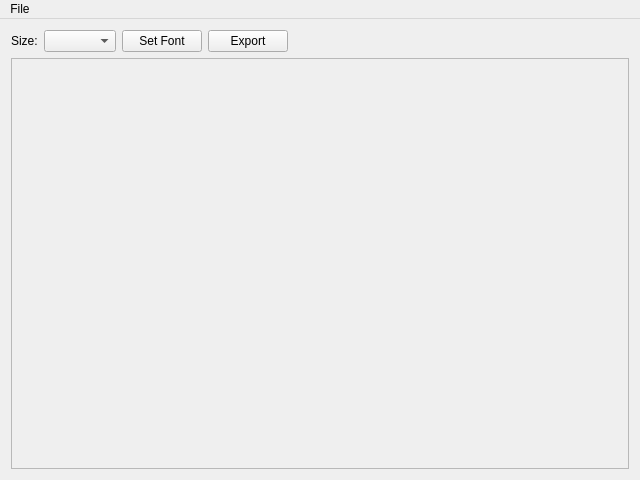
<?xml version="1.0" encoding="UTF-8"?>
<ui version="4.0">
 <class>MainWindow</class>
 <widget class="QMainWindow" name="MainWindow">
  <property name="geometry">
   <rect>
    <x>0</x>
    <y>0</y>
    <width>640</width>
    <height>480</height>
   </rect>
  </property>
  <property name="windowTitle">
   <string>RevanTech Bitmap Font Generator</string>
  </property>
  <widget class="QWidget" name="centralWidget">
   <layout class="QGridLayout" name="gridLayout">
    <item row="0" column="0">
     <layout class="QVBoxLayout" name="verticalLayout">
      <item>
       <layout class="QHBoxLayout" name="horizontalLayout">
        <item>
         <widget class="QLabel" name="label">
          <property name="text">
           <string>Size:</string>
          </property>
         </widget>
        </item>
        <item>
         <widget class="QComboBox" name="cbxSize"/>
        </item>
        <item>
         <widget class="QPushButton" name="btnSetFont">
          <property name="text">
           <string>Set Font</string>
          </property>
         </widget>
        </item>
        <item>
         <widget class="QPushButton" name="btnExport">
          <property name="text">
           <string>Export</string>
          </property>
         </widget>
        </item>
        <item>
         <spacer name="horizontalSpacer">
          <property name="orientation">
           <enum>Qt::Horizontal</enum>
          </property>
          <property name="sizeHint" stdset="0">
           <size>
            <width>40</width>
            <height>20</height>
           </size>
          </property>
         </spacer>
        </item>
       </layout>
      </item>
      <item>
       <widget class="QScrollArea" name="scaFontTexture">
        <property name="widgetResizable">
         <bool>true</bool>
        </property>
        <widget class="QWidget" name="scrollAreaWidgetContents">
         <property name="geometry">
          <rect>
           <x>0</x>
           <y>0</y>
           <width>612</width>
           <height>388</height>
          </rect>
         </property>
        </widget>
       </widget>
      </item>
     </layout>
    </item>
   </layout>
  </widget>
  <widget class="QMenuBar" name="menuBar">
   <property name="geometry">
    <rect>
     <x>0</x>
     <y>0</y>
     <width>640</width>
     <height>22</height>
    </rect>
   </property>
   <widget class="QMenu" name="menuFile">
    <property name="title">
     <string>File</string>
    </property>
    <addaction name="actionExport"/>
    <addaction name="separator"/>
    <addaction name="actionExit"/>
   </widget>
   <addaction name="menuFile"/>
  </widget>
  <action name="actionExport">
   <property name="text">
    <string>Export</string>
   </property>
  </action>
  <action name="actionExit">
   <property name="text">
    <string>Exit</string>
   </property>
  </action>
 </widget>
 <layoutdefault spacing="6" margin="11"/>
 <resources/>
 <connections/>
</ui>
